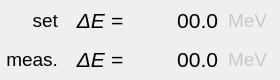
    <widget class="QWidget" name="widget_6" native="true">
     <property name="geometry">
      <rect>
       <x>15</x>
       <y>105</y>
       <width>280</width>
       <height>80</height>
      </rect>
     </property>
     <layout class="QGridLayout" name="gridLayout_6">
      <property name="leftMargin">
       <number>2</number>
      </property>
      <property name="topMargin">
       <number>2</number>
      </property>
      <property name="rightMargin">
       <number>2</number>
      </property>
      <property name="bottomMargin">
       <number>2</number>
      </property>
      <property name="horizontalSpacing">
       <number>10</number>
      </property>
      <property name="verticalSpacing">
       <number>2</number>
      </property>
      <item row="1" column="1">
       <widget class="QLabel" name="label_29">
        <property name="font">
         <font>
          <pointsize>16</pointsize>
          <italic>true</italic>
         </font>
        </property>
        <property name="text">
         <string>ΔE =</string>
        </property>
        <property name="alignment">
         <set>Qt::AlignRight|Qt::AlignTrailing|Qt::AlignVCenter</set>
        </property>
       </widget>
      </item>
      <item row="2" column="3">
       <widget class="QLabel" name="meas_1_l_4">
        <property name="maximumSize">
         <size>
          <width>50</width>
          <height>16777215</height>
         </size>
        </property>
        <property name="font">
         <font>
          <pointsize>14</pointsize>
         </font>
        </property>
        <property name="styleSheet">
         <string notr="true">color: rgb(200, 200, 200);</string>
        </property>
        <property name="text">
         <string>MeV</string>
        </property>
        <property name="alignment">
         <set>Qt::AlignLeading|Qt::AlignLeft|Qt::AlignVCenter</set>
        </property>
       </widget>
      </item>
      <item row="1" column="2">
       <widget class="PyDMLabel" name="phi_gun_11">
        <property name="minimumSize">
         <size>
          <width>85</width>
          <height>0</height>
         </size>
        </property>
        <property name="font">
         <font>
          <pointsize>16</pointsize>
         </font>
        </property>
        <property name="toolTip">
         <string/>
        </property>
        <property name="styleSheet">
         <string notr="true">PyDMLabel {
  border-radius: 2px;
}
PyDMLabel[alarmSensitiveBorder=&quot;true&quot;][alarmSeverity=&quot;0&quot;] {
  background-color: rgb(0,0,10);
  color: rgb(144,194,255);
}
PyDMLabel[alarmSensitiveBorder=&quot;true&quot;][alarmSeverity=&quot;1&quot;] {
  background-color: rgb(0,0,10);
  color: rgb(255,255,0);
}

PyDMLabel[alarmSensitiveBorder=&quot;true&quot;][alarmSeverity=&quot;2&quot;] {
  background-color: rgb(255,0,0);
  color: rgb(255,255,255);
}

PyDMLabel[alarmSensitiveBorder=&quot;true&quot;][alarmSeverity=&quot;3&quot;] {
  background-color: rgb(192,0,255);
  color: rgb(255,255,0);
}

PyDMLabel[alarmSensitiveBorder=&quot;true&quot;][alarmSeverity=&quot;4&quot;] {
  color: rgb(218,218,218);
  background-color: rgb(25,25,25);
}</string>
        </property>
        <property name="text">
         <string>00.0</string>
        </property>
        <property name="alignment">
         <set>Qt::AlignRight|Qt::AlignTrailing|Qt::AlignVCenter</set>
        </property>
        <property name="margin">
         <number>3</number>
        </property>
        <property name="precision" stdset="0">
         <number>1</number>
        </property>
        <property name="showUnits" stdset="0">
         <bool>false</bool>
        </property>
        <property name="precisionFromPV" stdset="0">
         <bool>false</bool>
        </property>
        <property name="alarmSensitiveContent" stdset="0">
         <bool>true</bool>
        </property>
        <property name="alarmSensitiveBorder" stdset="0">
         <bool>true</bool>
        </property>
        <property name="PyDMToolTip" stdset="0">
         <string/>
        </property>
        <property name="channel" stdset="0">
         <string>SIOC:SYS1:ML01:AO234</string>
        </property>
        <property name="enableRichText" stdset="0">
         <bool>false</bool>
        </property>
       </widget>
      </item>
      <item row="2" column="2">
       <widget class="PyDMLabel" name="phi_gun_12">
        <property name="minimumSize">
         <size>
          <width>85</width>
          <height>0</height>
         </size>
        </property>
        <property name="font">
         <font>
          <pointsize>16</pointsize>
         </font>
        </property>
        <property name="toolTip">
         <string/>
        </property>
        <property name="styleSheet">
         <string notr="true">PyDMLabel {
  border-radius: 2px;
}
PyDMLabel[alarmSensitiveBorder=&quot;true&quot;][alarmSeverity=&quot;0&quot;] {
  background-color: rgb(0,0,10);
  color: rgb(144,194,255);
}
PyDMLabel[alarmSensitiveBorder=&quot;true&quot;][alarmSeverity=&quot;1&quot;] {
  background-color: rgb(0,0,10);
  color: rgb(255,255,0);
}

PyDMLabel[alarmSensitiveBorder=&quot;true&quot;][alarmSeverity=&quot;2&quot;] {
  background-color: rgb(255,0,0);
  color: rgb(255,255,255);
}

PyDMLabel[alarmSensitiveBorder=&quot;true&quot;][alarmSeverity=&quot;3&quot;] {
  background-color: rgb(192,0,255);
  color: rgb(255,255,0);
}

PyDMLabel[alarmSensitiveBorder=&quot;true&quot;][alarmSeverity=&quot;4&quot;] {
  color: rgb(218,218,218);
  background-color: rgb(25,25,25);
}</string>
        </property>
        <property name="text">
         <string>00.0</string>
        </property>
        <property name="alignment">
         <set>Qt::AlignRight|Qt::AlignTrailing|Qt::AlignVCenter</set>
        </property>
        <property name="margin">
         <number>3</number>
        </property>
        <property name="precision" stdset="0">
         <number>1</number>
        </property>
        <property name="showUnits" stdset="0">
         <bool>false</bool>
        </property>
        <property name="precisionFromPV" stdset="0">
         <bool>false</bool>
        </property>
        <property name="alarmSensitiveContent" stdset="0">
         <bool>true</bool>
        </property>
        <property name="alarmSensitiveBorder" stdset="0">
         <bool>true</bool>
        </property>
        <property name="PyDMToolTip" stdset="0">
         <string/>
        </property>
        <property name="channel" stdset="0">
         <string>SIOC:SYS1:ML01:AO624</string>
        </property>
        <property name="enableRichText" stdset="0">
         <bool>false</bool>
        </property>
       </widget>
      </item>
      <item row="2" column="1">
       <widget class="QLabel" name="label_30">
        <property name="font">
         <font>
          <pointsize>16</pointsize>
          <italic>true</italic>
         </font>
        </property>
        <property name="text">
         <string>ΔE =</string>
        </property>
        <property name="alignment">
         <set>Qt::AlignRight|Qt::AlignTrailing|Qt::AlignVCenter</set>
        </property>
       </widget>
      </item>
      <item row="1" column="3">
       <widget class="QLabel" name="meas_1_l_8">
        <property name="maximumSize">
         <size>
          <width>50</width>
          <height>16777215</height>
         </size>
        </property>
        <property name="font">
         <font>
          <pointsize>14</pointsize>
         </font>
        </property>
        <property name="styleSheet">
         <string notr="true">color: rgb(200, 200, 200);</string>
        </property>
        <property name="text">
         <string>MeV</string>
        </property>
        <property name="alignment">
         <set>Qt::AlignLeading|Qt::AlignLeft|Qt::AlignVCenter</set>
        </property>
       </widget>
      </item>
      <item row="1" column="0">
       <widget class="QLabel" name="label_31">
        <property name="font">
         <font>
          <pointsize>14</pointsize>
          <italic>false</italic>
         </font>
        </property>
        <property name="text">
         <string>set</string>
        </property>
        <property name="alignment">
         <set>Qt::AlignRight|Qt::AlignTrailing|Qt::AlignVCenter</set>
        </property>
       </widget>
      </item>
      <item row="2" column="0">
       <widget class="QLabel" name="label_32">
        <property name="font">
         <font>
          <pointsize>14</pointsize>
          <italic>false</italic>
         </font>
        </property>
        <property name="text">
         <string>meas.</string>
        </property>
        <property name="alignment">
         <set>Qt::AlignRight|Qt::AlignTrailing|Qt::AlignVCenter</set>
        </property>
       </widget>
      </item>
     </layout>
    </widget>
